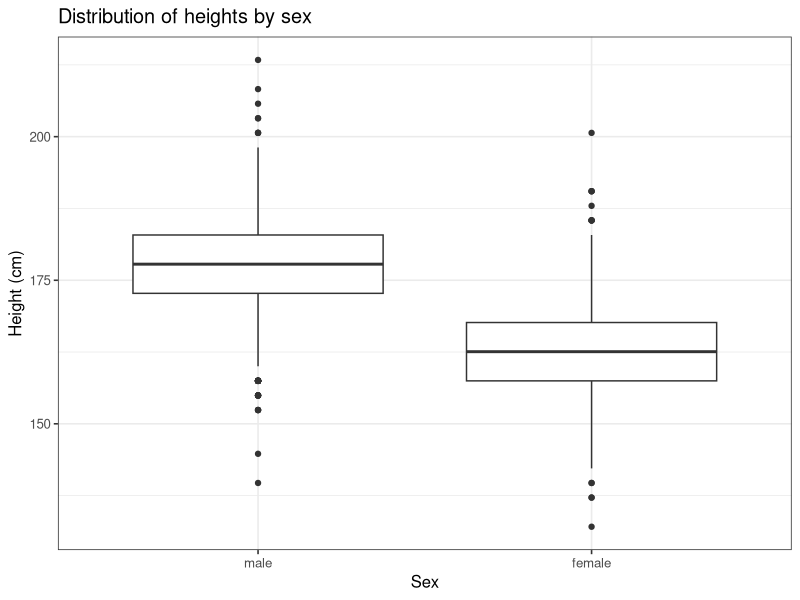
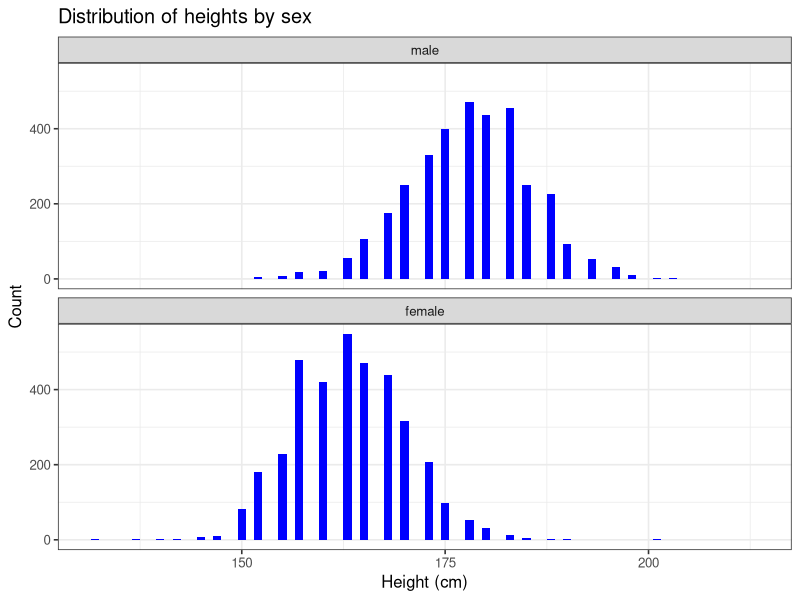
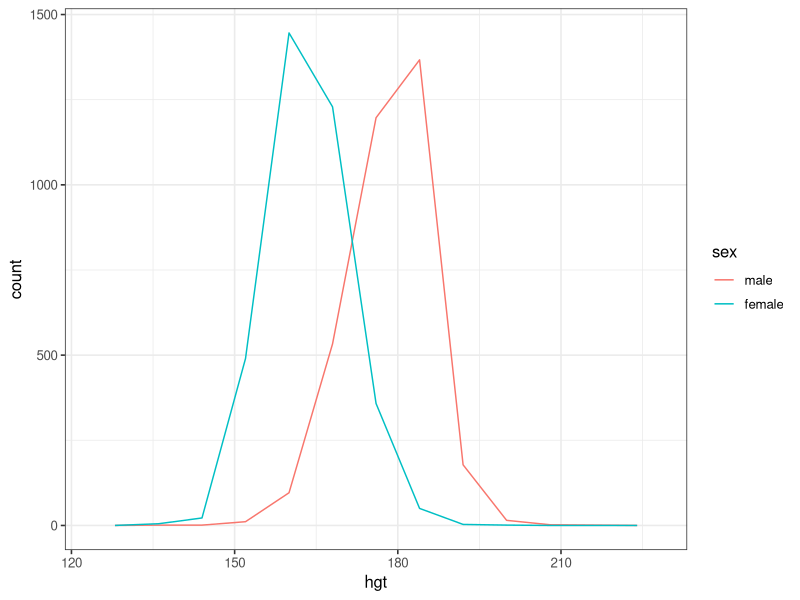
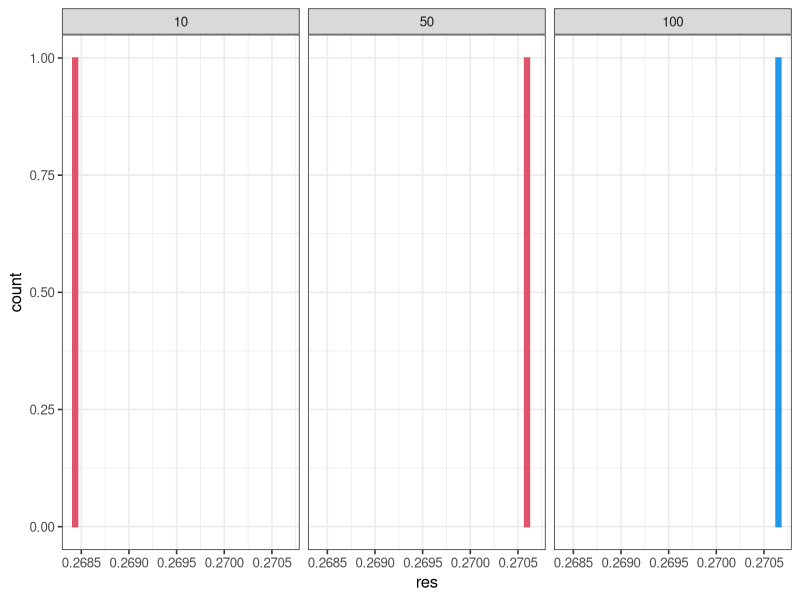

R code for these plots, in order:
## ---- chunk 1
knitr::opts_chunk$set(echo = TRUE)

options(dplyr.summarise.inform = FALSE)
library(tidyverse)

# set theme used for plotting
theme_set(theme_bw(base_size = 12))

# Modelr package
library(modelr)

library(ggplot2)

## ---- chunk 2
heights <- heights

heights
## ---- chunk 3
heights$hgt <- heights$height * 2.54

heights$wgt <- heights$weight * 0.45359237

heights
## ---- chunk 4
ggplot(heights, aes(x = sex, y = hgt)) + 
  geom_boxplot() +
  xlab("Sex") +
  ylab("Height (cm)") +
  ggtitle("Distribution of heights by sex")
## ---- chunk 5
ggplot(heights, aes(x = hgt)) +
  geom_histogram(binwidth = 1, fill = "blue") +
  facet_wrap(~ sex, ncol = 1) +
  xlab("Height (cm)") +
  ylab("Count") +
  ggtitle("Distribution of heights by sex")
## ---- chunk 6
#?heights
ggplot(heights, aes(x = hgt, color = sex, fill = sex)) +
  geom_freqpoly(binwidth = 8)
## ---- chunk 7

## ---- chunk 8
# Tøl frá https://en.wikipedia.org/wiki/Average_human_height_by_country
# Land brúk: Bretland
hgt_males   <- tibble(hgt = rnorm(3604, mean = 175, sd = 2.5), sex = "male")
hgt_females <- tibble(hgt = rnorm(3402, mean = 161.3, sd = 2.5), sex = "female")

hgt_sim <-
  rbind(
    hgt_males,
    hgt_females
  )

hgt_sim
## ---- chunk 9

## ---- chunk 10

## ---- chunk 11

## ---- chunk 12

## ---- chunk 13

## ---- chunk 14

## ---- chunk 15

## ---- chunk 16

## ---- chunk 17

## ---- chunk 18

## ---- chunk 19

## ---- chunk 20

## ---- chunk 21

## ---- chunk 22

## ---- chunk 23

## ---- chunk 24

## ---- chunk 25

## ---- chunk 26

## ---- chunk 27

## ---- chunk 28
n = c(10, 50, 100)
data = tibble(x = 1, n = n, p = 2/n, res = dbinom(1, n, 2/n))
data
#data = tibble(dbinom(c(1, 1, 1), 100, 2/100), )
ggplot(data, aes(x = res)) +
  geom_bar(colour = n, fill = n) +
  facet_wrap(~ n)
  #facet_wrap()
#data

## ---- chunk 29

## ---- chunk 30

## ---- chunk 31

## ---- chunk 32

## ---- chunk 33

## ---- chunk 34

## ---- chunk 35

## ---- chunk 36
